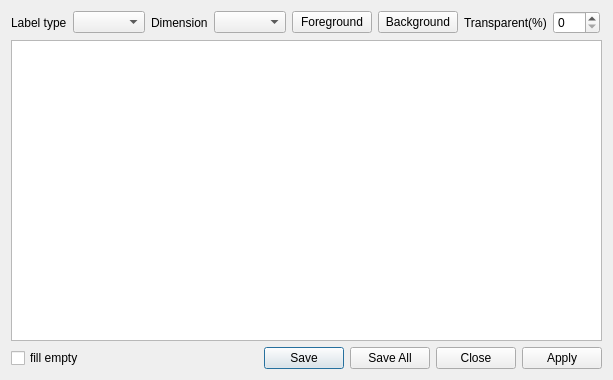
<?xml version="1.0" encoding="UTF-8"?>
<ui version="4.0">
 <class>LabelConstructor</class>
 <widget class="QWidget" name="LabelConstructor">
  <property name="geometry">
   <rect>
    <x>0</x>
    <y>0</y>
    <width>613</width>
    <height>380</height>
   </rect>
  </property>
  <property name="windowTitle">
   <string>Formularies editor</string>
  </property>
  <layout class="QVBoxLayout" name="verticalLayout">
   <item>
    <layout class="QHBoxLayout" name="horizontalLayout">
     <item>
      <widget class="QLabel" name="label">
       <property name="text">
        <string>Label type</string>
       </property>
      </widget>
     </item>
     <item>
      <widget class="QComboBox" name="comboBoxType"/>
     </item>
     <item>
      <widget class="QLabel" name="label_2">
       <property name="text">
        <string>Dimension</string>
       </property>
      </widget>
     </item>
     <item>
      <widget class="QComboBox" name="comboBoxDimension"/>
     </item>
     <item>
      <widget class="QPushButton" name="butForeground">
       <property name="text">
        <string>Foreground</string>
       </property>
      </widget>
     </item>
     <item>
      <widget class="QPushButton" name="butBackground">
       <property name="text">
        <string>Background</string>
       </property>
      </widget>
     </item>
     <item>
      <widget class="QLabel" name="label_3">
       <property name="text">
        <string>Transparent(%)</string>
       </property>
      </widget>
     </item>
     <item>
      <widget class="QSpinBox" name="spinBox">
       <property name="maximum">
        <number>100</number>
       </property>
      </widget>
     </item>
     <item>
      <spacer name="horizontalSpacer">
       <property name="orientation">
        <enum>Qt::Horizontal</enum>
       </property>
       <property name="sizeHint" stdset="0">
        <size>
         <width>40</width>
         <height>20</height>
        </size>
       </property>
      </spacer>
     </item>
    </layout>
   </item>
   <item>
    <widget class="QGraphicsView" name="graphicsView">
     <property name="minimumSize">
      <size>
       <width>500</width>
       <height>300</height>
      </size>
     </property>
    </widget>
   </item>
   <item>
    <layout class="QHBoxLayout" name="horizontalLayout_2">
     <item>
      <widget class="QCheckBox" name="checkBoxFillEmpty">
       <property name="text">
        <string>fill empty</string>
       </property>
      </widget>
     </item>
     <item>
      <spacer name="horizontalSpacer_2">
       <property name="orientation">
        <enum>Qt::Horizontal</enum>
       </property>
       <property name="sizeHint" stdset="0">
        <size>
         <width>38</width>
         <height>17</height>
        </size>
       </property>
      </spacer>
     </item>
     <item>
      <widget class="QDialogButtonBox" name="buttonBox">
       <property name="standardButtons">
        <set>QDialogButtonBox::Apply|QDialogButtonBox::Close|QDialogButtonBox::Save|QDialogButtonBox::SaveAll</set>
       </property>
      </widget>
     </item>
    </layout>
   </item>
  </layout>
 </widget>
 <tabstops>
  <tabstop>comboBoxType</tabstop>
  <tabstop>comboBoxDimension</tabstop>
  <tabstop>graphicsView</tabstop>
  <tabstop>butForeground</tabstop>
  <tabstop>butBackground</tabstop>
  <tabstop>spinBox</tabstop>
  <tabstop>checkBoxFillEmpty</tabstop>
  <tabstop>buttonBox</tabstop>
 </tabstops>
 <resources/>
 <connections/>
</ui>
